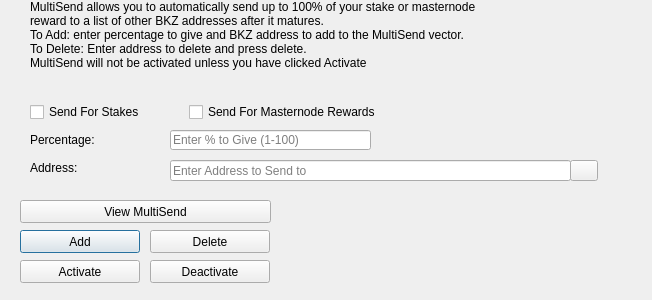
<?xml version="1.0" encoding="UTF-8"?>
<ui version="4.0">
 <class>MultiSendDialog</class>
 <widget class="QDialog" name="MultiSendDialog">
  <property name="windowModality">
   <enum>Qt::NonModal</enum>
  </property>
  <property name="geometry">
   <rect>
    <x>0</x>
    <y>0</y>
    <width>652</width>
    <height>300</height>
   </rect>
  </property>
  <property name="windowTitle">
   <string>MultiSend</string>
  </property>
  <widget class="QLineEdit" name="multiSendPercentEdit">
   <property name="geometry">
    <rect>
     <x>170</x>
     <y>130</y>
     <width>201</width>
     <height>20</height>
    </rect>
   </property>
   <property name="toolTip">
    <string>Enter whole numbers 1 - 100</string>
   </property>
   <property name="placeholderText">
    <string>Enter % to Give (1-100)</string>
   </property>
  </widget>
  <widget class="QLineEdit" name="multiSendAddressEdit">
   <property name="geometry">
    <rect>
     <x>170</x>
     <y>160</y>
     <width>401</width>
     <height>21</height>
    </rect>
   </property>
   <property name="toolTip">
    <string/>
   </property>
   <property name="placeholderText">
    <string>Enter Address to Send to</string>
   </property>
  </widget>
  <widget class="QLabel" name="label_2">
   <property name="geometry">
    <rect>
     <x>30</x>
     <y>0</y>
     <width>451</width>
     <height>121</height>
    </rect>
   </property>
   <property name="lineWidth">
    <number>1</number>
   </property>
   <property name="text">
    <string>MultiSend allows you to automatically send up to 100% of your stake or masternode reward to a list of other BKZ addresses after it matures.
To Add: enter percentage to give and BKZ address to add to the MultiSend vector.
To Delete: Enter address to delete and press delete.
MultiSend will not be activated unless you have clicked Activate</string>
   </property>
   <property name="alignment">
    <set>Qt::AlignLeading|Qt::AlignLeft|Qt::AlignTop</set>
   </property>
   <property name="wordWrap">
    <bool>true</bool>
   </property>
  </widget>
  <widget class="QLabel" name="message">
   <property name="geometry">
    <rect>
     <x>290</x>
     <y>200</y>
     <width>351</width>
     <height>91</height>
    </rect>
   </property>
   <property name="text">
    <string/>
   </property>
  </widget>
  <widget class="QPushButton" name="addButton">
   <property name="geometry">
    <rect>
     <x>20</x>
     <y>230</y>
     <width>120</width>
     <height>23</height>
    </rect>
   </property>
   <property name="toolTip">
    <string/>
   </property>
   <property name="statusTip">
    <string>Add to MultiSend Vector</string>
   </property>
   <property name="text">
    <string>Add</string>
   </property>
  </widget>
  <widget class="QPushButton" name="disableButton">
   <property name="geometry">
    <rect>
     <x>150</x>
     <y>260</y>
     <width>120</width>
     <height>23</height>
    </rect>
   </property>
   <property name="statusTip">
    <string>Deactivate MultiSend</string>
   </property>
   <property name="text">
    <string>Deactivate</string>
   </property>
  </widget>
  <widget class="QPushButton" name="addressBookButton">
   <property name="geometry">
    <rect>
     <x>570</x>
     <y>160</y>
     <width>28</width>
     <height>21</height>
    </rect>
   </property>
   <property name="toolTip">
    <string>Choose an address from the address book</string>
   </property>
   <property name="text">
    <string/>
   </property>
   <property name="icon">
    <iconset resource="../bankitz.qrc">
     <normaloff>:/icons/address-book</normaloff>:/icons/address-book</iconset>
   </property>
   <property name="shortcut">
    <string>Alt+A</string>
   </property>
   <property name="autoDefault">
    <bool>false</bool>
   </property>
  </widget>
  <widget class="QLabel" name="label">
   <property name="geometry">
    <rect>
     <x>30</x>
     <y>130</y>
     <width>121</width>
     <height>20</height>
    </rect>
   </property>
   <property name="toolTip">
    <string>Percentage of stake to send</string>
   </property>
   <property name="text">
    <string>Percentage:</string>
   </property>
  </widget>
  <widget class="QLabel" name="label_5">
   <property name="geometry">
    <rect>
     <x>30</x>
     <y>160</y>
     <width>111</width>
     <height>16</height>
    </rect>
   </property>
   <property name="toolTip">
    <string>Address to send portion of stake to</string>
   </property>
   <property name="text">
    <string>Address:</string>
   </property>
  </widget>
  <widget class="QPushButton" name="deleteButton">
   <property name="geometry">
    <rect>
     <x>150</x>
     <y>230</y>
     <width>120</width>
     <height>23</height>
    </rect>
   </property>
   <property name="toolTip">
    <string/>
   </property>
   <property name="statusTip">
    <string>Delete Address From MultiSend Vector</string>
   </property>
   <property name="text">
    <string>Delete</string>
   </property>
  </widget>
  <widget class="QPushButton" name="activateButton">
   <property name="geometry">
    <rect>
     <x>20</x>
     <y>260</y>
     <width>120</width>
     <height>23</height>
    </rect>
   </property>
   <property name="statusTip">
    <string>Activate MultiSend</string>
   </property>
   <property name="text">
    <string>Activate</string>
   </property>
  </widget>
  <widget class="QPushButton" name="viewButton">
   <property name="geometry">
    <rect>
     <x>20</x>
     <y>200</y>
     <width>251</width>
     <height>23</height>
    </rect>
   </property>
   <property name="toolTip">
    <string/>
   </property>
   <property name="statusTip">
    <string>View MultiSend Vector</string>
   </property>
   <property name="text">
    <string>View MultiSend</string>
   </property>
  </widget>
  <widget class="QWidget" name="horizontalLayoutWidget">
   <property name="geometry">
    <rect>
     <x>30</x>
     <y>100</y>
     <width>351</width>
     <height>24</height>
    </rect>
   </property>
   <layout class="QHBoxLayout" name="horizontalLayout">
    <item>
     <widget class="QCheckBox" name="multiSendStakeCheckBox">
      <property name="text">
       <string>Send For Stakes</string>
      </property>
     </widget>
    </item>
    <item>
     <widget class="QCheckBox" name="multiSendMasternodeCheckBox">
      <property name="text">
       <string>Send For Masternode Rewards</string>
      </property>
     </widget>
    </item>
   </layout>
  </widget>
 </widget>
 <resources>
  <include location="../bankitz.qrc"/>
 </resources>
 <connections/>
</ui>
